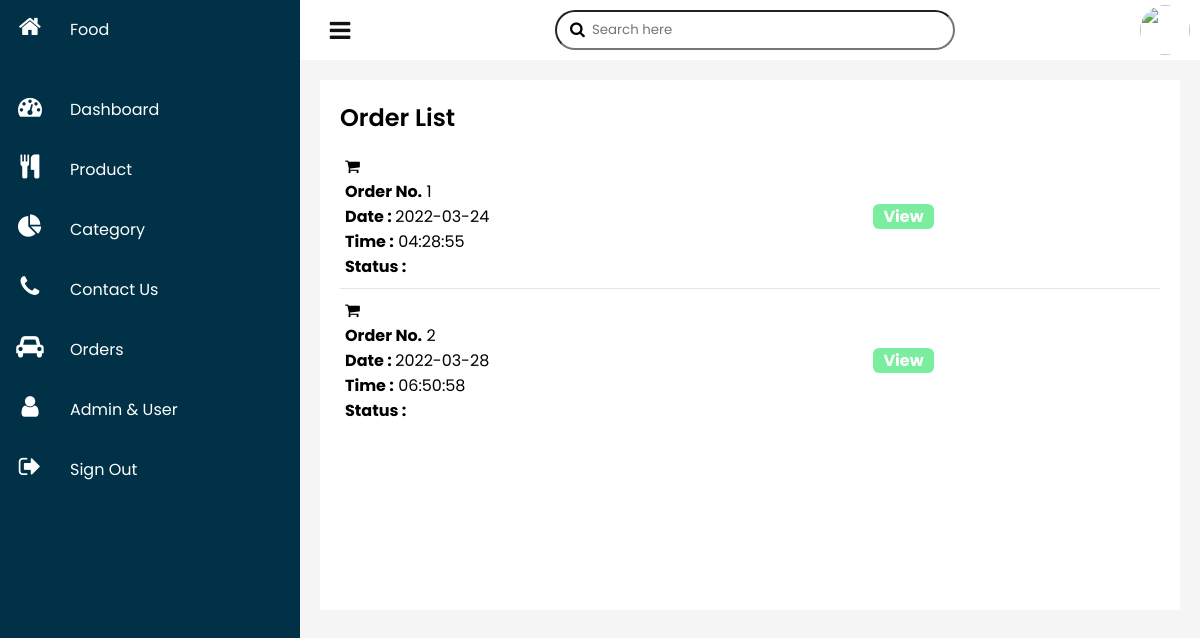
The app's page /admin/orders.php, older data.
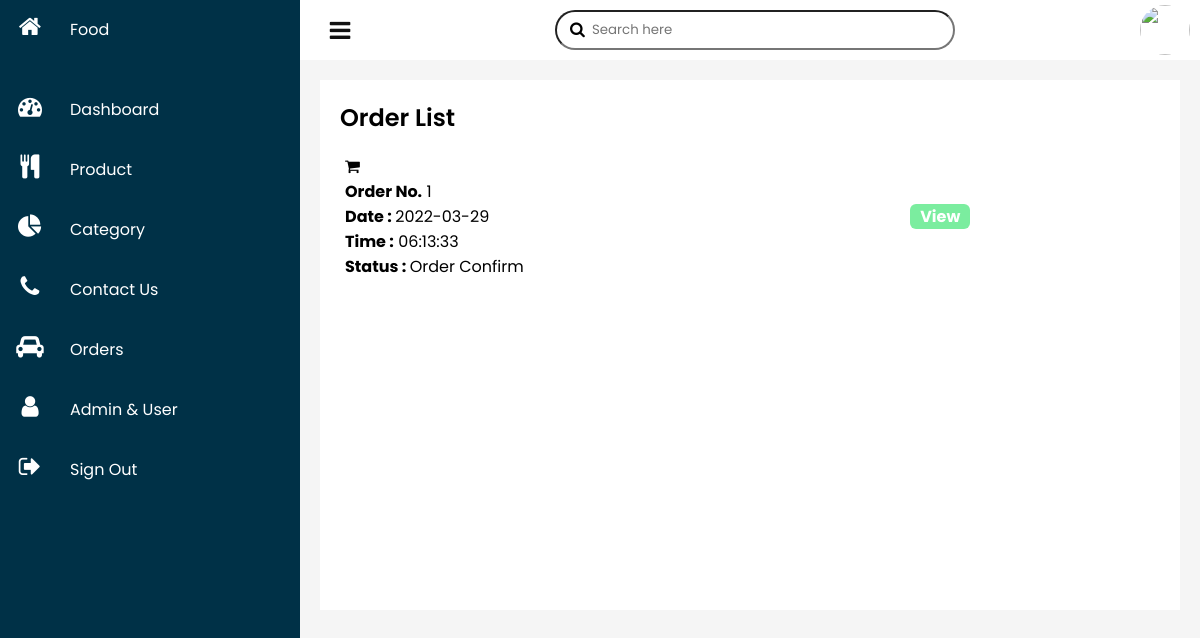
The same page, newer data.
### tables this page shows
CREATE TABLE `trans` (
  `transaction_id` int(5) NOT NULL,
  `transaction_date` date NOT NULL,
  `transaction_time` time NOT NULL,
  `e_d_time` time NOT NULL,
  `Full_Name` varchar(50) NOT NULL,
  `Trans_Address` varchar(150) NOT NULL,
  `City` varchar(100) NOT NULL,
  `Trans_State` varchar(255) NOT NULL,
  `Zip` int(10) NOT NULL,
  `delivery_status` varchar(200) NOT NULL,
  `userid` int(5) NOT NULL
);

### admin/orders.php (the view, shortened to what this page needs)
<?php include('includes/header.php') ?>
                <div class="details">
                    <div class="recentOrders">
                        <div class="cardHeader">
                            <h2>Order List</h2>
                        </div>
                        <table>
                            <tbody>
                            <?php
                                $sql = "SELECT * FROM trans";
                                $res = mysqli_query($conn, $sql);
                                $count = mysqli_num_rows($res);
                                $sn=1;
                                if($count>0)
                                {
                                    while($rows=mysqli_fetch_assoc($res))
                                    {
                                        $tran_id = $rows['transaction_id'];
                                        $tran_date = $rows['transaction_date'];
                                        $tran_time = $rows['transaction_time'];
                                        $status = $rows['delivery_status'];
                                ?>
                                <tr>
                                    <td>
                                    <i class="fa fa-shopping-cart" aria-hidden="true"></i><br>
                                    <p><b>Order No.</b> <?php echo $sn++; ?><p>
                                    <p><b>Date : </b> <?php echo $tran_date; ?><p>
                                    <p><b>Time :</b> <?php echo $tran_time;?></p>
                                    <p><b>Status : </b> <?php echo $status; ?> </p>
                                    </td>
                                    <td>
                                        <a href="<?php echo SITEURL;?>admin/VandCorder.php?ID=<?php echo $tran_id; ?>" class="btn-update">View </a>
                                    </td>
                                </tr>
                                <?php
                                    }
                                }
                                else
                                {
                                    echo "<tr> <td colspan='2' class ='error'>No orders.</td></tr>";
                                }
                ?>
                            </tbody>
                        </table>
                    </div>

Row changes from the older to the newer data that the page shows:
removed trans: transaction_date "2022-03-24", transaction_time "04:28:55"
removed trans: transaction_date "2022-03-28", transaction_time "06:50:58"
added trans: transaction_date "2022-03-29", transaction_time "06:13:33", delivery_status "Order Confirm"
